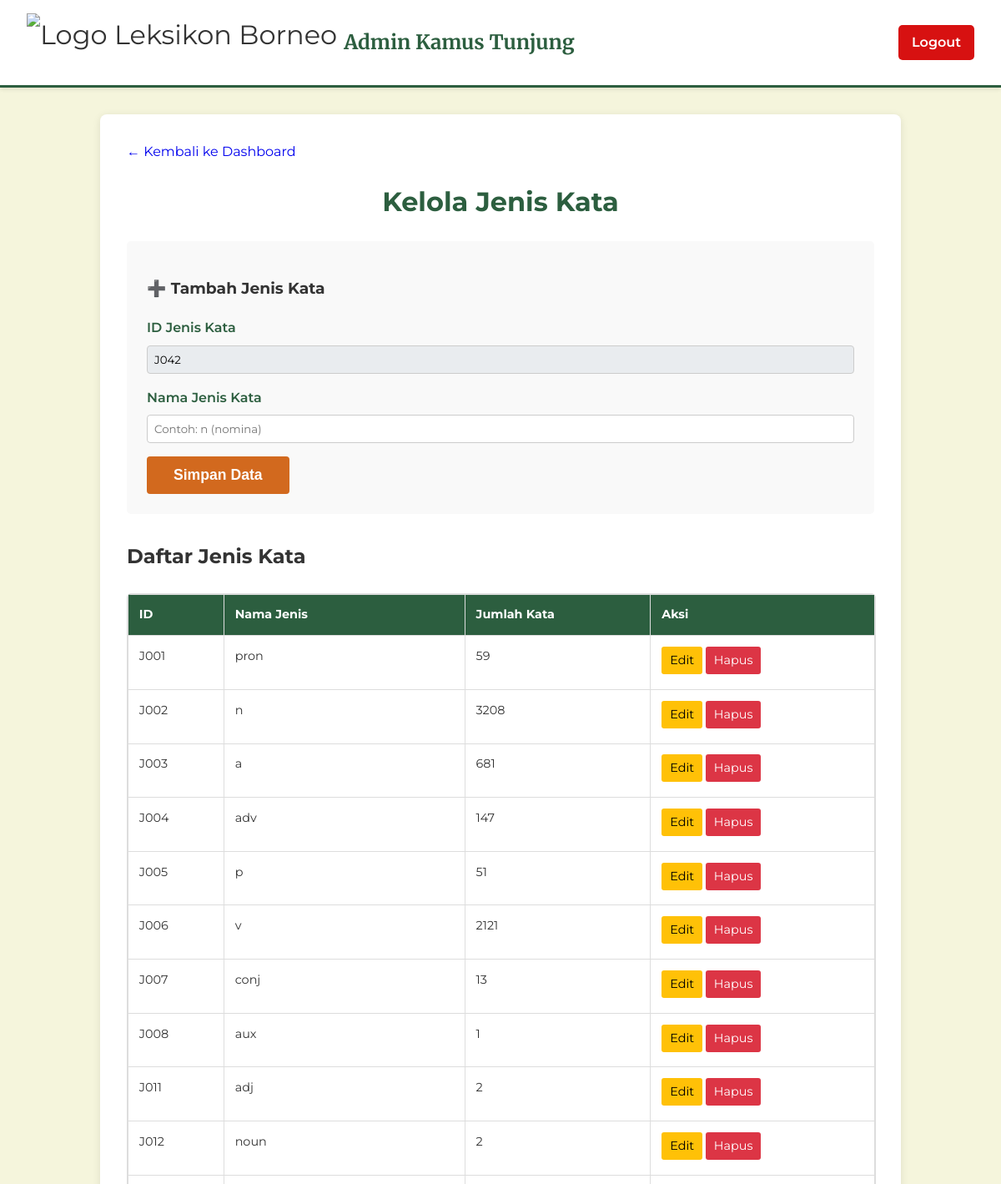
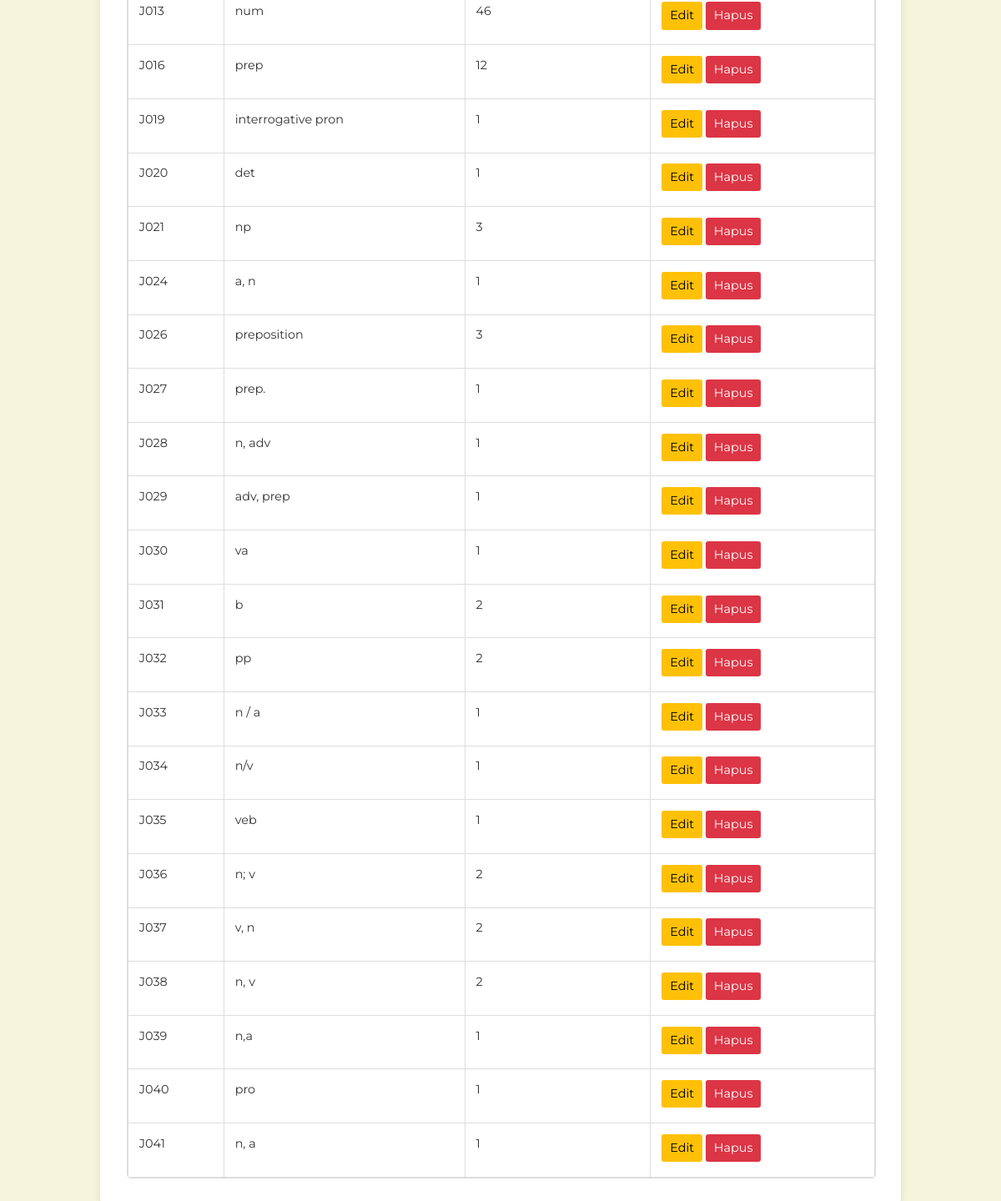
The page /Admin/crud_jenis_kata.php (signed in) on the database its author committed (2 pictures, top to bottom).
### tables this page shows
CREATE TABLE `jenis_kata` (
  `id_jeniskata` varchar(10) NOT NULL,
  `nama_jenis` varchar(50) NOT NULL
);

### Admin/crud_jenis_kata.php (the view, shortened to what this page needs)
<?php
require '../koneksi.php';
$edit_data = null;
$next_id_jeniskata = 'J001';
if (isset($_GET['edit'])) {
    $id_jeniskata = $_GET['edit'];
    $sql = "SELECT id_jeniskata, nama_jenis FROM jenis_kata WHERE id_jeniskata = ?";
    $stmt = $conn->prepare($sql);
    $stmt->bind_param("s", $id_jeniskata);
    $stmt->execute();
    $result = $stmt->get_result();
    $edit_data = $result->fetch_assoc();
    $stmt->close();
} else {
    $result = $conn->query("SELECT id_jeniskata FROM jenis_kata ORDER BY id_jeniskata DESC LIMIT 1");
    if ($result->num_rows > 0) {
        $last_id = $result->fetch_assoc()['id_jeniskata'];
        $num = (int) substr($last_id, 1);
        $next_id_jeniskata = 'J' . str_pad($num + 1, 3, '0', STR_PAD_LEFT);
    }
}
$sql_list = "
    SELECT
        jk.id_jeniskata,
        jk.nama_jenis,
        COUNT(k.id_kata) AS jumlah_kata
    FROM
        jenis_kata jk
    LEFT JOIN
        kata k ON jk.id_jeniskata = k.id_jeniskata
    GROUP BY
        jk.id_jeniskata, jk.nama_jenis
    ORDER BY
        jk.id_jeniskata ASC
";
$list_jenis_kata = $conn->query($sql_list);
?>
<!DOCTYPE html>
<html lang="id">
<head>
    <link rel="stylesheet" href="admin.css">
</head>
<body>
    <header class="header">
        <div class="logo">
            <img src="../logo-upr.png" alt="Logo Leksikon Borneo" class="logo-icon" />
            <div class="logo-text">Admin Kamus Tunjung</div>
        </div>
        <nav>
            <a href="logout" class="btn-logout">Logout</a>
        </nav>
    </header>
    <div class="admin-container">
        <a href="admin" style="text-decoration: none;">&larr; Kembali ke Dashboard</a>
        <h1 style="color: var(--primary-color); text-align: center;">Kelola Jenis Kata</h1>
        <div class="form-crud">
            <h3><?php echo $edit_data ? '✍️ Edit' : '➕ Tambah'; ?> Jenis Kata</h3>
            <form action="crud_jenis_kata" method="POST">
                <label for="id_jeniskata">ID Jenis Kata</label>
                <input type="text" id="id_jeniskata" name="id_jeniskata" value="<?php echo htmlspecialchars($edit_data['id_jeniskata'] ?? $next_id_jeniskata); ?>" required readonly>
                <label for="nama_jenis">Nama Jenis Kata</label>
                <input type="text" id="nama_jenis" name="nama_jenis" placeholder="Contoh: n (nomina)" value="<?php echo htmlspecialchars($edit_data['nama_jenis'] ?? ''); ?>" required>
                <button type="submit" name="submit" class="search-button"><?php echo $edit_data ? 'Update Data' : 'Simpan Data'; ?></button>
            </form>
        </div>
        <h2>Daftar Jenis Kata</h2>
        <div class="table-responsive-wrapper">
            <table>
                <thead>
                    <tr>
                        <th>ID</th>
                        <th>Nama Jenis</th>
                        <th>Jumlah Kata</th>
                        <th class="action-cell">Aksi</th>
                    </tr>
                </thead>
                <tbody>
                    <?php if ($list_jenis_kata->num_rows > 0): ?>
                        <?php while ($row = $list_jenis_kata->fetch_assoc()): ?>
                            <tr>
                                <td><?php echo htmlspecialchars($row['id_jeniskata']); ?></td>
                                <td><?php echo htmlspecialchars($row['nama_jenis']); ?></td>
                                <td><?php echo htmlspecialchars($row['jumlah_kata']); ?></td>
                                <td class="action-cell">
                                    <a href="crud_jenis_kata?edit=<?php echo urlencode($row['id_jeniskata']); ?>" class="btn-edit">Edit</a>
                                    <a href="crud_jenis_kata?hapus=<?php echo urlencode($row['id_jeniskata']); ?>" class="btn-hapus" onclick="return confirm('PERINGATAN: Menghapus jenis kata ini akan mengatur ulang (SET NULL) semua kata yang menggunakannya. Anda yakin?')">Hapus</a>
                                </td>
                            </tr>
                        <?php endwhile; ?>
                    <?php else: ?>
                        <tr>
                            <td colspan="4" style="text-align: center;">Belum ada data.</td>
                        </tr>
                    <?php endif; ?>
                </tbody>
            </table>
        </div>
    </div>
</body>
</html>

### Admin/admin.css (style rules this page uses)
:root { --primary-color: #2c5e3f; --secondary-color: #8b4513; --accent-color: #d2691e; --background-color: #f5f5dc; --text-color: #333333; --card-bg: #ffffff; }
body { font-family: "Montserrat", sans-serif; background-color: var(--background-color); color: var(--text-color); margin: 0; line-height: 1.6; display: flex; flex-direction: column; min-height: 100vh; }
.header { background-color: var(--card-bg); padding: 1rem 2rem; display: flex; justify-content: space-between; align-items: center; box-shadow: 0 2px 5px rgba(0, 0, 0, 0.1); border-bottom: 3px solid var(--primary-color); }
.logo { display: flex; align-items: center; }
.logo-icon { height: 70px; width: auto; font-size: 2rem; margin-right: 0.5rem; }
.logo-text { font-family: "Merriweather", serif; font-size: 1.5rem; font-weight: 700; color: var(--primary-color); }
.btn-logout { display: inline-block; padding: 0.5rem 1rem; background-color: #d71111; color: white; text-decoration: none; border-radius: 5px; font-weight: 600; text-align: center; transition: background-color 0.3s ease; }
.admin-container { max-width: 960px; margin: 2rem auto; padding: 2rem; background-color: #fff; border-radius: 8px; box-shadow: 0 2px 10px rgba(0, 0, 0, 0.1); flex-grow: 1; width: 90%; box-sizing: border-box; }
.form-crud { background-color: #f9f9f9; padding: 1.5rem; border-radius: 5px; margin-bottom: 2rem; }
.form-crud label { display: block; margin-bottom: 0.5rem; font-weight: 600; color: var(--primary-color); }
.form-crud input, .form-crud select, .form-crud textarea { width: 100%; padding: 0.5rem; margin-bottom: 1rem; border: 1px solid #ccc; border-radius: 4px; box-sizing: border-box; font-family: "Montserrat", sans-serif; }
.form-crud input[readonly] { background-color: #e9ecef; cursor: not-allowed; }
.form-crud .search-button { background-color: var(--accent-color); border: none; color: white; padding: 0.75rem 2rem; font-size: 1.1rem; font-weight: 600; cursor: pointer; transition: background-color 0.3s ease; border-radius: 4px; }
.table-responsive-wrapper { display: block; width: 100%; overflow-x: auto; -webkit-overflow-scrolling: touch; border: 1px solid #ddd; border-radius: 5px; margin-top: 1.5rem; }
.admin-container table { width: 100%; border-collapse: collapse; font-size: 0.9rem; white-space: nowrap; margin-top: 0; }
.admin-container th, .admin-container td { padding: 0.8rem; border: 1px solid #ddd; text-align: left; vertical-align: top; }
.admin-container th { background-color: var(--primary-color); color: white; }
.btn-edit, .btn-hapus { color: white; padding: 5px 10px; text-decoration: none; border-radius: 3px; display: inline-block; margin-bottom: 5px; font-size: 0.9rem; }
.btn-edit { background-color: #ffc107; color: black; }
.btn-hapus { background-color: #dc3545; color: white; }
.action-cell { position: -webkit-sticky; position: sticky; right: 0; z-index: 1; min-width: 100px; text-align: center; white-space: nowrap; }
.admin-container th.action-cell { background-color: var(--primary-color); }
.admin-container td.action-cell { background-color: var(--card-bg); box-shadow: -2px 0 5px rgba(0, 0, 0, 0.05); }

### rows shown on the page
jenis_kata: id_jeniskata "J042", id_jeniskata "J041", nama_jenis "n, a", jumlah_kata "1"
jenis_kata: id_jeniskata "J001", nama_jenis "pron", jumlah_kata "59"
jenis_kata: id_jeniskata "J002", nama_jenis "n", jumlah_kata "3208"
jenis_kata: id_jeniskata "J003", nama_jenis "a", jumlah_kata "681"
jenis_kata: id_jeniskata "J004", nama_jenis "adv", jumlah_kata "147"
jenis_kata: id_jeniskata "J005", nama_jenis "p", jumlah_kata "51"
jenis_kata: id_jeniskata "J006", nama_jenis "v", jumlah_kata "2121"
jenis_kata: id_jeniskata "J007", nama_jenis "conj", jumlah_kata "13"
jenis_kata: id_jeniskata "J008", nama_jenis "aux", jumlah_kata "1"
jenis_kata: id_jeniskata "J011", nama_jenis "adj", jumlah_kata "2"
jenis_kata: id_jeniskata "J012", nama_jenis "noun", jumlah_kata "2"
jenis_kata: id_jeniskata "J013", nama_jenis "num", jumlah_kata "46"
jenis_kata: id_jeniskata "J016", nama_jenis "prep", jumlah_kata "12"
jenis_kata: id_jeniskata "J019", nama_jenis "interrogative pron", jumlah_kata "1"
jenis_kata: id_jeniskata "J020", nama_jenis "det", jumlah_kata "1"
jenis_kata: id_jeniskata "J021", nama_jenis "np", jumlah_kata "3"
jenis_kata: id_jeniskata "J024", nama_jenis "a, n", jumlah_kata "1"
jenis_kata: id_jeniskata "J026", nama_jenis "preposition", jumlah_kata "3"
jenis_kata: id_jeniskata "J027", nama_jenis "prep.", jumlah_kata "1"
jenis_kata: id_jeniskata "J028", nama_jenis "n, adv", jumlah_kata "1"
jenis_kata: id_jeniskata "J029", nama_jenis "adv, prep", jumlah_kata "1"
jenis_kata: id_jeniskata "J030", nama_jenis "va", jumlah_kata "1"
jenis_kata: id_jeniskata "J031", nama_jenis "b", jumlah_kata "2"
jenis_kata: id_jeniskata "J032", nama_jenis "pp", jumlah_kata "2"
jenis_kata: id_jeniskata "J033", nama_jenis "n / a", jumlah_kata "1"
jenis_kata: id_jeniskata "J034", nama_jenis "n/v", jumlah_kata "1"
jenis_kata: id_jeniskata "J035", nama_jenis "veb", jumlah_kata "1"
jenis_kata: id_jeniskata "J036", nama_jenis "n; v", jumlah_kata "2"
jenis_kata: id_jeniskata "J037", nama_jenis "v, n", jumlah_kata "2"
jenis_kata: id_jeniskata "J038", nama_jenis "n, v", jumlah_kata "2"
jenis_kata: id_jeniskata "J039", nama_jenis "n,a", jumlah_kata "1"
jenis_kata: id_jeniskata "J040", nama_jenis "pro", jumlah_kata "1"
